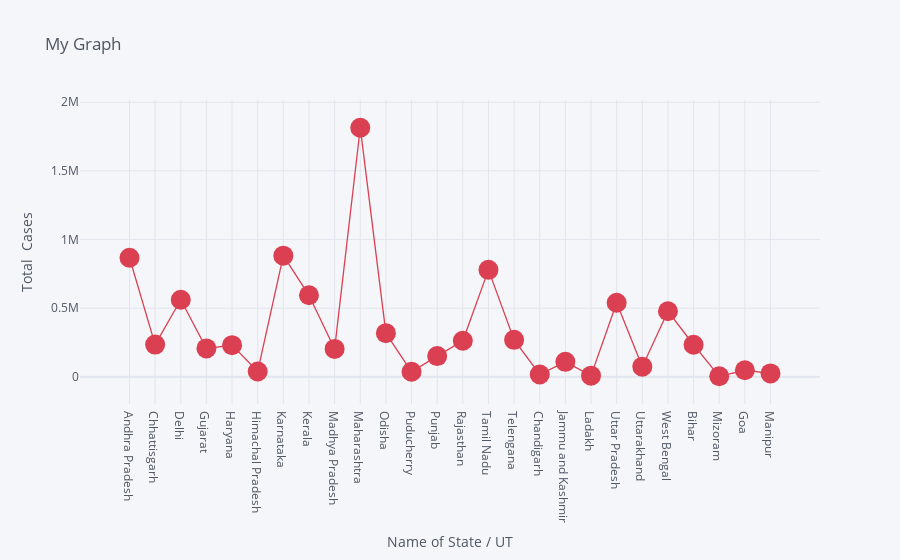
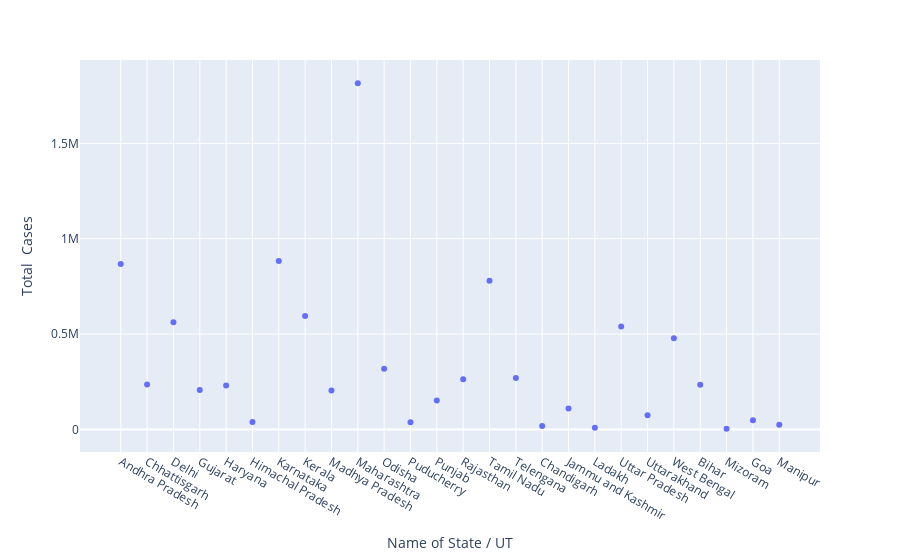

Notebook code for these charts, in order:
### Code cell
df.iplot(kind='scatter',x='Name of State / UT',y='Total  Cases ',mode='markers+lines',title='My Graph',xTitle='Name of State / UT',yTitle='Total  Cases ',colors='red',size=20)
px.scatter(df,x='Name of State / UT',y='Total  Cases ')

### Figure 1 — Plotly figure (JSON) as saved in the notebook; plotly's stock layout.template omitted (floating-point values rounded to 4 significant figures)
{"data": [{"name": "Total  Cases ", "text": "", "y": [867063, 234725, 561742, 206714, 230713, 38977, 882608, 593957, 203231, 1814515, 317789, 36902, 150805, 262805, 779046, 269223, 17246, 109383, 8328, 539899, 73951, 477446, 233572, 3822, 47689, 24749], "mode": "markers+lines", "marker": {"symbol": "circle", "size": 20}, "x": ["Andhra Pradesh", "Chhattisgarh", "Delhi", "Gujarat", "Haryana", "Himachal Pradesh", "Karnataka", "Kerala", "Madhya Pradesh", "Maharashtra", "Odisha", "Puducherry", "Punjab", "Rajasthan", "Tamil Nadu", "Telengana", "Chandigarh", "Jammu and Kashmir", "Ladakh", "Uttar Pradesh", "Uttarakhand", "West Bengal", "Bihar", "Mizoram", "Goa", "Manipur"], "line": {"color": "rgba(219, 64, 82, 1.0)", "dash": "solid", "shape": "linear", "width": 1.3}, "type": "scatter"}], "layout": {"title": {"text": "My Graph", "font": {"color": "#4D5663"}}, "paper_bgcolor": "#F5F6F9", "plot_bgcolor": "#F5F6F9", "yaxis": {"tickfont": {"color": "#4D5663"}, "zerolinecolor": "#E1E5ED", "title": {"text": "Total  Cases ", "font": {"color": "#4D5663"}}, "gridcolor": "#E1E5ED", "showgrid": true}, "xaxis": {"tickfont": {"color": "#4D5663"}, "zerolinecolor": "#E1E5ED", "title": {"text": "Name of State / UT", "font": {"color": "#4D5663"}}, "gridcolor": "#E1E5ED", "showgrid": true}, "legend": {"bgcolor": "#F5F6F9", "font": {"color": "#4D5663"}}}}

### Figure 2 — Plotly figure (JSON) as saved in the notebook; plotly's stock layout.template omitted (floating-point values rounded to 4 significant figures)
{"data": [{"hovertemplate": "Name of State / UT=%{x}<br>Total  Cases =%{y}", "showlegend": false, "legendgroup": "", "name": "", "yaxis": "y", "y": [867063, 234725, 561742, 206714, 230713, 38977, 882608, 593957, 203231, 1814515, 317789, 36902, 150805, 262805, 779046, 269223, 17246, 109383, 8328, 539899, 73951, 477446, 233572, 3822, 47689, 24749], "hoverlabel": {"namelength": 0}, "mode": "markers", "xaxis": "x", "marker": {"color": "#636efa", "symbol": "circle"}, "x": ["Andhra Pradesh", "Chhattisgarh", "Delhi", "Gujarat", "Haryana", "Himachal Pradesh", "Karnataka", "Kerala", "Madhya Pradesh", "Maharashtra", "Odisha", "Puducherry", "Punjab", "Rajasthan", "Tamil Nadu", "Telengana", "Chandigarh", "Jammu and Kashmir", "Ladakh", "Uttar Pradesh", "Uttarakhand", "West Bengal", "Bihar", "Mizoram", "Goa", "Manipur"], "type": "scatter"}], "layout": {"yaxis": {"domain": [0, 1], "anchor": "x", "title": {"text": "Total  Cases "}}, "margin": {"t": 60}, "legend": {"tracegroupgap": 0}, "xaxis": {"domain": [0, 1], "anchor": "y", "title": {"text": "Name of State / UT"}}}}
